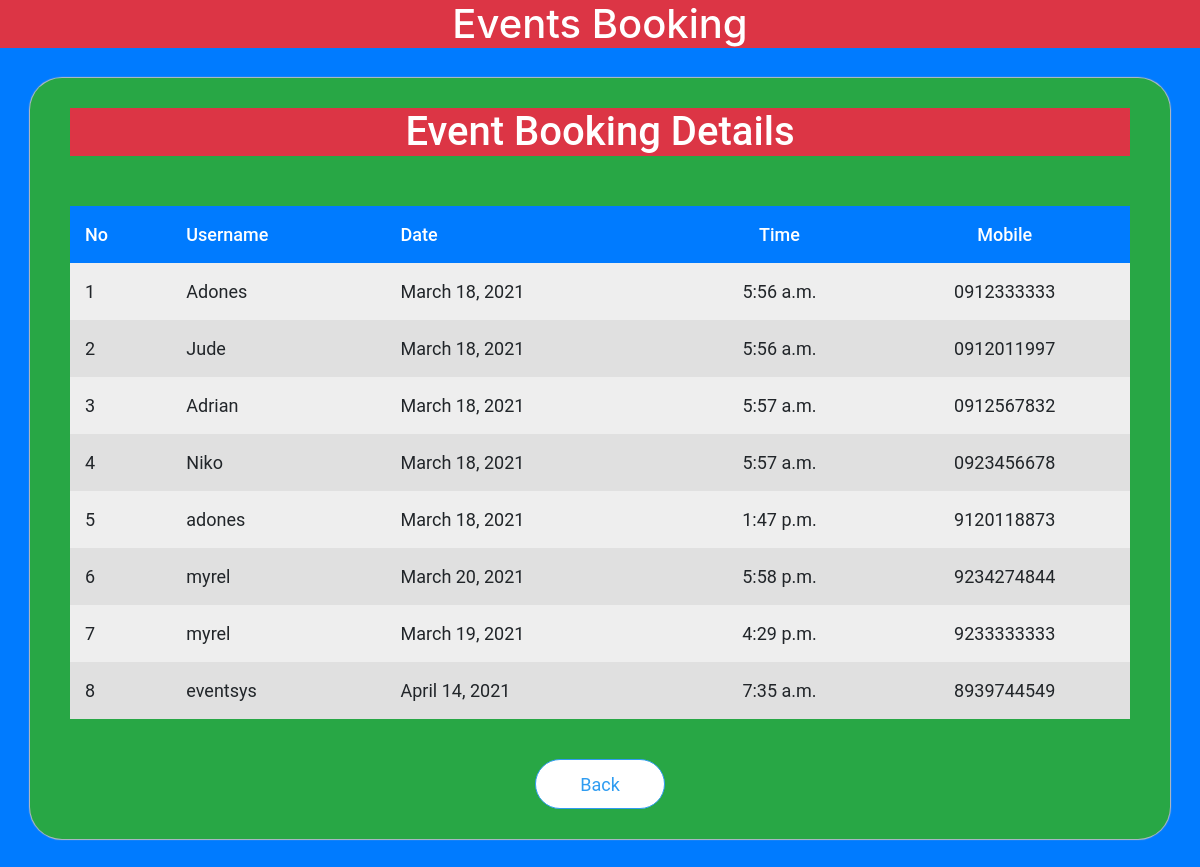
Page /scm/admin_booking (signed in) on the committed database.
### scmapp/models.py (models this page shows)
class Book_ground(models.Model):
    bid = models.AutoField(primary_key=True)
    uid = models.IntegerField()
    name = models.CharField(max_length=20)
    date = models.DateField()
    time = models.TimeField()
    mobile = models.CharField(max_length=10)

### scmapp/views.py (the view)
def admin_booking(request):
    if 'aname' in request.session:
        booking = Book_ground.objects.all()
        data = {'booking':booking}
        return render(request,'admin_booking.html',context=data)
    else:
        data = {'status':'You need to login first'}
        return render(request,'admin_login.html',context=data)

### templates/admin_booking.html (shortened to what this page needs)
<!DOCTYPE html>
{% load static %}
<html>
<head>
  <link rel="stylesheet" href="https://stackpath.bootstrapcdn.com/bootstrap/4.4.1/css/bootstrap.min.css">
  <link rel="stylesheet" href="{% static 'css/admin_event.css' %}">
</head>
<body class="bg-primary">
<div class="container-fluid header text-center bg-danger">
  <h1 style="color: white;">Events Booking</h1>
</div>
<div class="container box bg-success">
  <center><h1 class="bg-danger" style="color: white;">Event Booking Details</h1></center>
  <table>
    <tr style="font-weight:500; color: white;" class="bg-primary">
      <td>No</td>
      <td>Username</td>
      <td>Date</td>
      <td>Time</td>
      <td>Mobile</td>
    </tr>
    {% for b in booking %}
      <tr>
        <td>{{ forloop.counter }}</td>
        <td>{{ b.name}}</td>
        <td>{{ b.date }}</td>
        <td>{{ b.time }}</td>
        <td>{{ b.mobile }}</td>
      </tr>
    {% empty %}
      <tr>
        <td colspan="5" align="center">No Bookings</td>
      </tr>
    {% endfor %}
  </table>
  <div class="footer">
    <a href="{% url 'scmapp:admin_home' %}"><button>Back</button></a>
  </div>
</div>
</body>
</html>

### static/css/admin_event.css (style rules this page uses)
body { background-color: #e6e6e6; }
.header { margin: 30 0px 0px 0px; font-size: 28px; }
.container { width: 100%; }
.box { margin-top: 30px; margin-bottom: 50px; background-color: #fafafa; font-family: 'Roboto'; font-size: 20px; padding: 30px 40px 30px 40px; border-radius: 32px; -webkit-box-shadow:0px 0px 1px 1px #bdbdbd; }
.box button { width: 130px; height: 50px; margin: 0px; background-color: #fff; outline: none; border:1.5px solid #2f9cf1; border-radius: 64px; font-size: 18px; color:#2f9cf1; }
.box table { margin:50px 0px 0px 0px; width:100%; }
.box td { padding:15px; }
.box tr { font-size: 18px; }
.box tr:nth-child(1) { font-size: 18px; font-weight: 500; background-color: #a9a9a9; }
.box tr:nth-child(even) { background-color: #eeeeee; }
.box tr:nth-child(odd) { background-color: #e0e0e0; }
.box td:nth-child(4) { text-align: center; }
.box td:nth-child(5) { text-align: center; }
.footer { margin:40px 0px 0px 0px; height: 50px; text-align: center; }

### rows in the picture
Book_ground: name "Adones", date "March 18, 2021", time "5:56 a.m.", mobile "0912333333"
Book_ground: name "Jude", date "March 18, 2021", time "5:56 a.m.", mobile "0912011997"
Book_ground: name "Adrian", date "March 18, 2021", time "5:57 a.m.", mobile "0912567832"
Book_ground: name "Niko", date "March 18, 2021", time "5:57 a.m.", mobile "0923456678"
Book_ground: name "adones", date "March 18, 2021", time "1:47 p.m.", mobile "9120118873"
Book_ground: name "myrel", date "March 20, 2021", time "5:58 p.m.", mobile "9234274844"
Book_ground: name "myrel", date "March 19, 2021", time "4:29 p.m.", mobile "9233333333"
Book_ground: name "eventsys", date "April 14, 2021", time "7:35 a.m.", mobile "8939744549"
